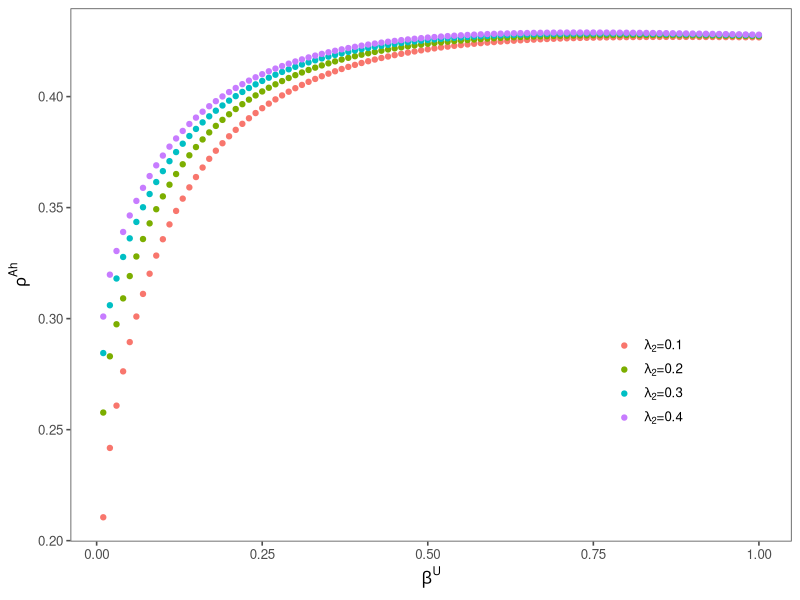
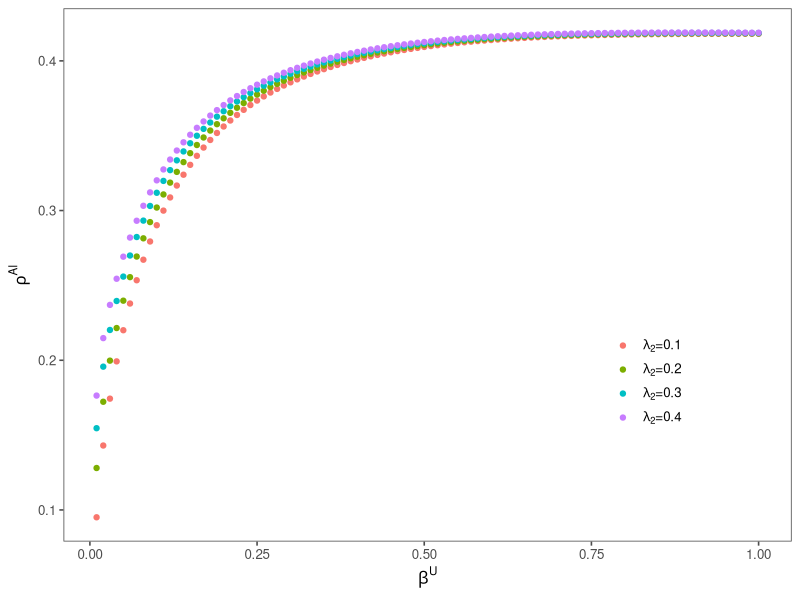
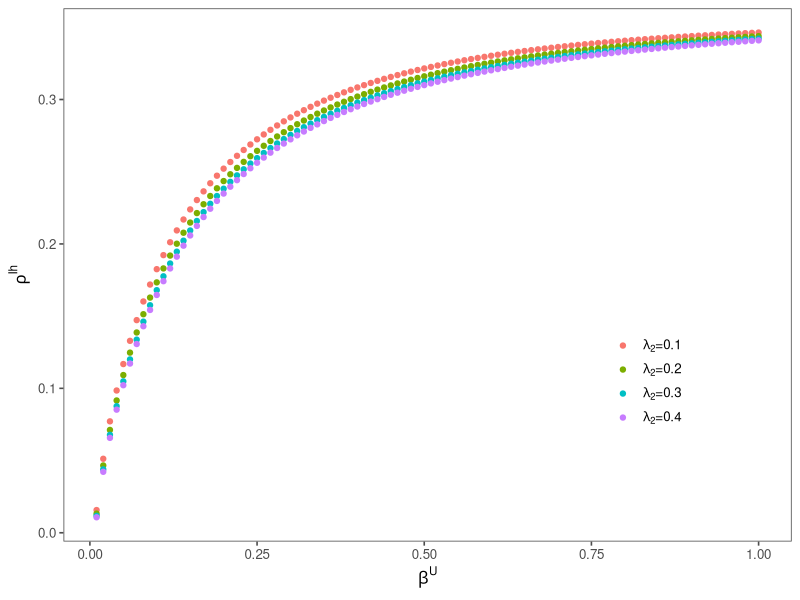
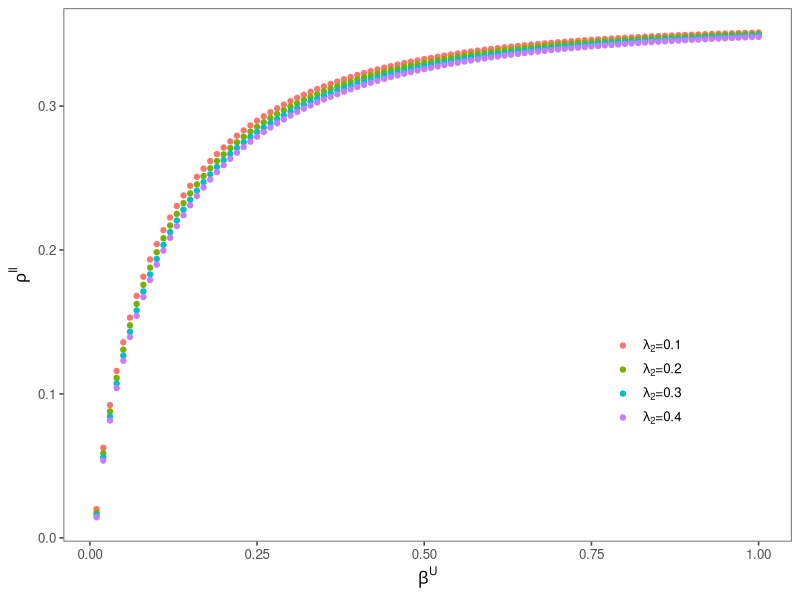
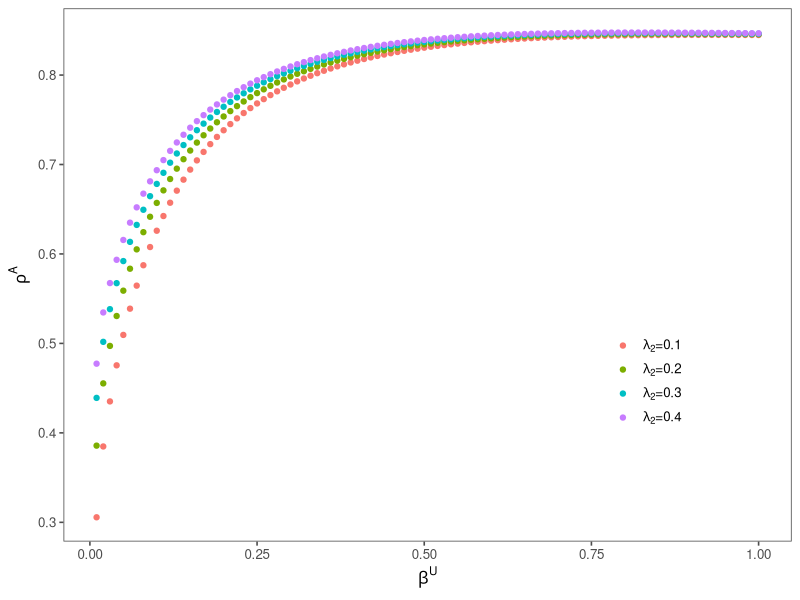
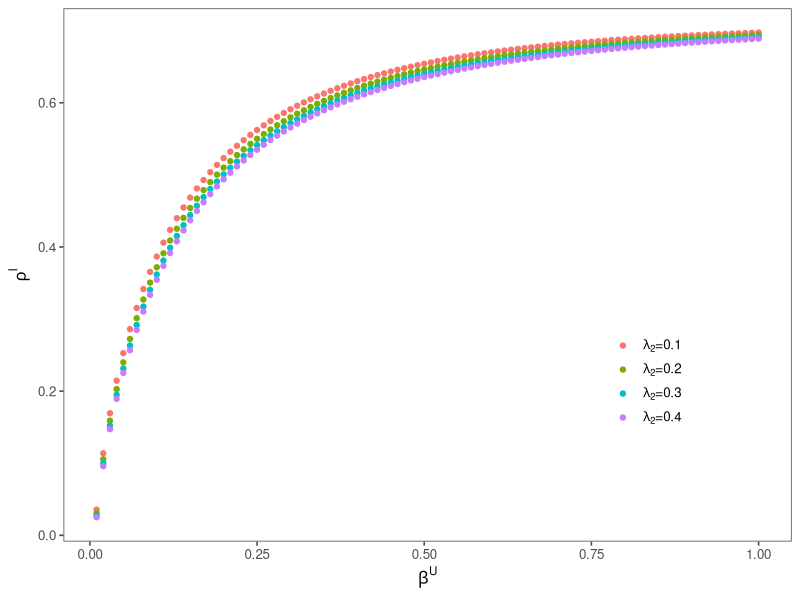
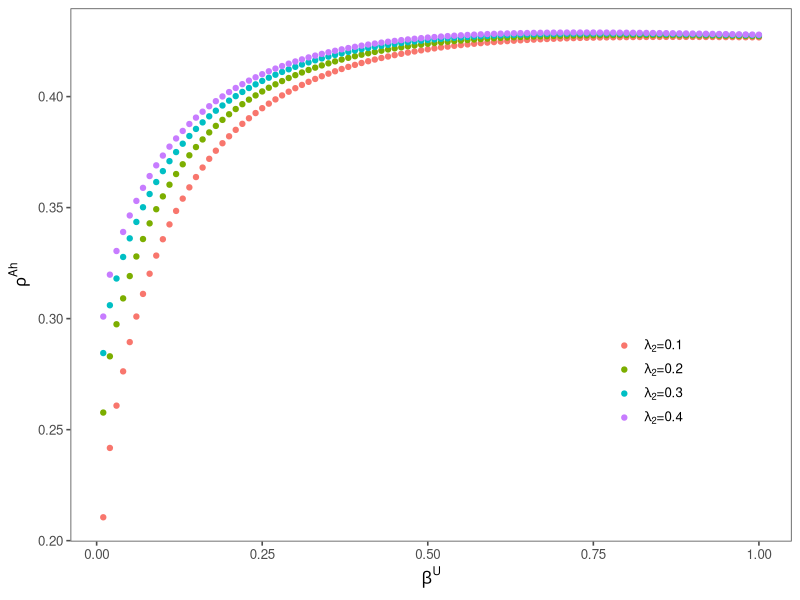
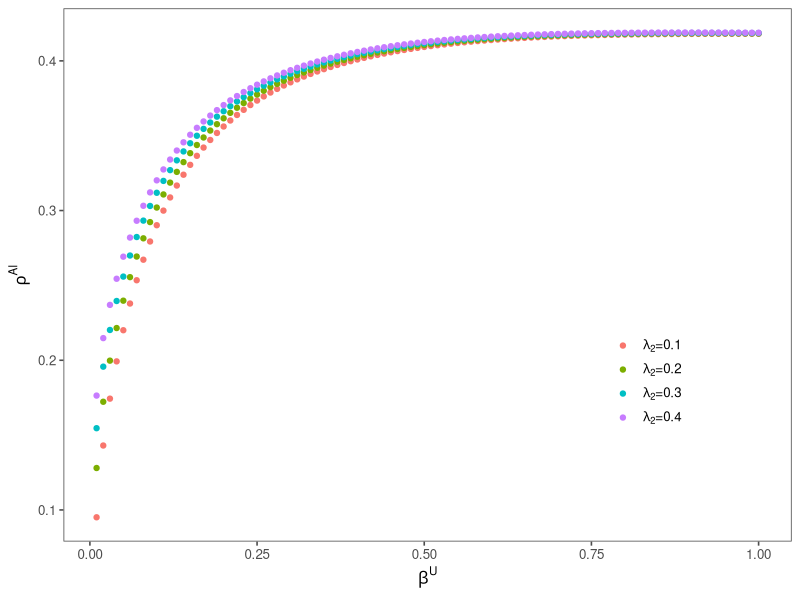

Here is the R script that generated these plots, in order:
suppressPackageStartupMessages(suppressWarnings({
  library(igraph)
  library(progress)
  library(magrittr)
  library(tidyverse)
  library(ggthemes)
  library(RColorBrewer)
  library(parallel)
  library(foreach)
  library(doParallel)
  library(tidyr)
  library(ggplot2)
}))


a<-Sys.time()


setwd(dirname(rstudioapi::getActiveDocumentContext()$path))
getwd()

lamda01<-read.csv("MMCA_lamda2_01.csv") %>% 
  mutate(parameter=rep("lamda2=0.1",100))

lamda02<-read.csv("MMCA_lamda2_02.csv") %>% 
  mutate(parameter=rep("lamda2=0.2",100))

lamda03<-read.csv("MMCA_lamda2_03.csv") %>% 
  mutate(parameter=rep("lamda2=0.3",100))

lamda04<-read.csv("MMCA_lamda2_04.csv") %>% 
  mutate(parameter=rep("lamda2=0.4",100))

data<-rbind(lamda01,lamda02,lamda03,lamda04)

remove(lamda01,lamda02,lamda03,lamda04)


#1. rho_Ah
df<-data[,c(1,4,8)]

ggplot(df,aes(x=beta_U,y=rho_Ah,color=parameter))+
  geom_point(key_glyph=draw_key_point)+
  theme_few()+
  #ylim(0,1)+
  xlab(expression(beta^U))+
  ylab(expression(rho^Ah))+
  scale_color_discrete(labels=c(expression(paste(lambda[2],"=0.1")),
                                expression(paste(lambda[2],"=0.2")),
                                expression(paste(lambda[2],"=0.3")),
                                expression(paste(lambda[2],"=0.4"))))+
  theme(legend.title=element_blank(),
        legend.position = c(0.8,0.3)) 

ggsave("exp2rhoAh.png",width=12, height=8,units="cm",dpi = 600)


#2. rho_Al
df<-data[,c(1,6,8)]

ggplot(df,aes(x=beta_U,y=rho_Al,color=parameter))+
  geom_point()+
  theme_few()+
  #ylim(0,1)+
  xlab(expression(beta^U))+
  ylab(expression(rho^Al))+
  scale_color_discrete(labels=c(expression(paste(lambda[2],"=0.1")),
                                expression(paste(lambda[2],"=0.2")),
                                expression(paste(lambda[2],"=0.3")),
                                expression(paste(lambda[2],"=0.4"))))+
  theme(legend.title=element_blank(),
        legend.position = c(0.8,0.3)) 

ggsave("exp2rhoAl.png",width=12, height=8,units="cm",dpi = 600)



#3. rho_Ih
df<-data[,c(1,5,8)]

ggplot(df,aes(x=beta_U,y=rho_Ih,color=parameter))+
  geom_point()+
  theme_few()+
  #ylim(0,1)+
  xlab(expression(beta^U))+
  ylab(expression(rho^Ih))+
  scale_color_discrete(labels=c(expression(paste(lambda[2],"=0.1")),
                                expression(paste(lambda[2],"=0.2")),
                                expression(paste(lambda[2],"=0.3")),
                                expression(paste(lambda[2],"=0.4"))))+
  theme(legend.title=element_blank(),
        legend.position = c(0.8,0.3)) 

ggsave("exp2rhoIh.png",width=12, height=8,units="cm",dpi = 600)



#4. rho_Il
df<-data[,c(1,7,8)]

ggplot(df,aes(x=beta_U,y=rho_Il,color=parameter))+
  geom_point()+
  theme_few()+
  #ylim(0,1)+
  xlab(expression(beta^U))+
  ylab(expression(rho^Il))+
  scale_color_discrete(labels=c(expression(paste(lambda[2],"=0.1")),
                                expression(paste(lambda[2],"=0.2")),
                                expression(paste(lambda[2],"=0.3")),
                                expression(paste(lambda[2],"=0.4"))))+
  theme(legend.title=element_blank(),
        legend.position = c(0.8,0.3)) 

ggsave("exp2rhoIl.png",width=12, height=8,units="cm",dpi = 600)



#5. rho_A
df<-data[,c(1,2,8)]

ggplot(df,aes(x=beta_U,y=rho_A,color=parameter))+
  geom_point()+
  theme_few()+
  #ylim(0,1)+
  xlab(expression(beta^U))+
  ylab(expression(rho^A))+
  scale_color_discrete(labels=c(expression(paste(lambda[2],"=0.1")),
                                expression(paste(lambda[2],"=0.2")),
                                expression(paste(lambda[2],"=0.3")),
                                expression(paste(lambda[2],"=0.4"))))+
  theme(legend.title=element_blank(),
        legend.position = c(0.8,0.3)) 

ggsave("exp2rhoA.png",width=12, height=8,units="cm",dpi = 600)


#6. rho_I
df<-data[,c(1,3,8)]

ggplot(df,aes(x=beta_U,y=rho_I,color=parameter))+
  geom_point()+
  theme_few()+
  #ylim(0,1)+
  xlab(expression(beta^U))+
  ylab(expression(rho^I))+
  scale_color_discrete(labels=c(expression(paste(lambda[2],"=0.1")),
                                expression(paste(lambda[2],"=0.2")),
                                expression(paste(lambda[2],"=0.3")),
                                expression(paste(lambda[2],"=0.4"))))+
  theme(legend.title=element_blank(),
        legend.position = c(0.8,0.3)) 

ggsave("exp2rhoI.png",width=12, height=8,units="cm",dpi = 600)

b<-Sys.time()
a;b;b-a
